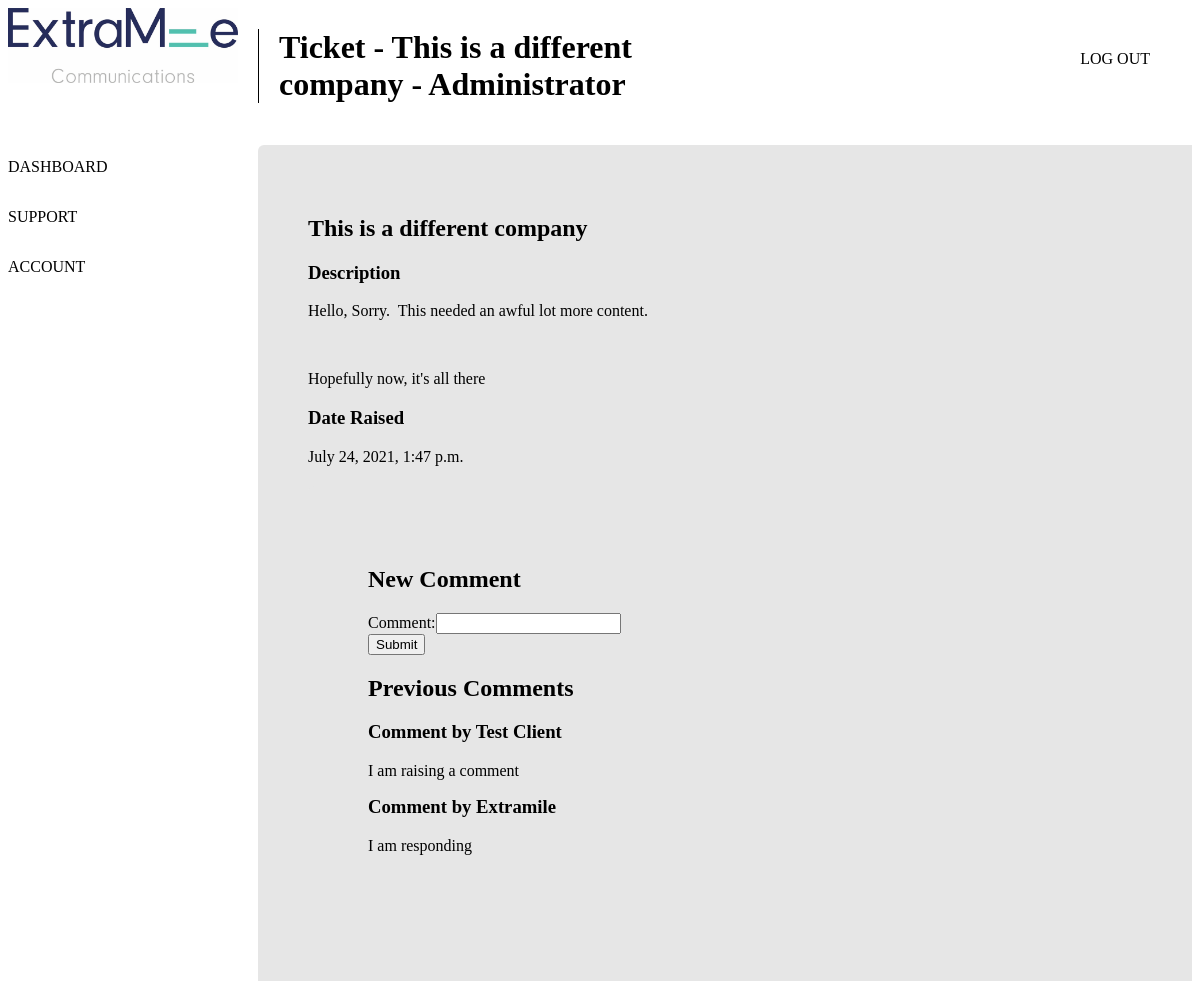
Screenshot of /comment/3/ (signed in) with the database file from the repository.
### tickets/models.py (models this page shows, shortened)
class Ticket(models.Model):
    client = models.ForeignKey(Client, on_delete=models.CASCADE)
    title = models.CharField(max_length = 50, default='')
    issue = models.TextField()
    wrike_number = models.CharField(max_length = 10)
    severity = models.CharField(
        max_length=2,
        choices = [
        ('ST', 'Standard'),
        ('HI','High'),
        ('VH','Very High'),
        ('CR','Critical')
        ]
    )
    hours_predicted = models.FloatField(default=0)
    hours_used = models.FloatField(default=0)
    customer_feedback_requested = models.BooleanField(default=False)
    resolved = models.BooleanField(default=False)
    date_created = models.DateTimeField('Date Created')
    date_updated = models.DateTimeField('Date Updated', null=True)
    file_upload = models.FileField(null=True)

class Comment(models.Model):
    ticket = models.ForeignKey(Ticket, on_delete=models.CASCADE)
    sender = models.ForeignKey(Client, on_delete=models.CASCADE, null=True, blank=True)
    comment = models.TextField()
    date_sent = models.DateTimeField('Date Sent', blank=True)

class Client(models.Model):
    user = models.OneToOneField(settings.AUTH_USER_MODEL, on_delete=models.CASCADE, null=True)
    client_name = models.CharField(max_length=200)
    client_email = models.EmailField()
    client_address = models.CharField(max_length=200, null = True, blank = True)
    client_registered_company_number = models.CharField(max_length=30, null = True, blank = True)
    live_client = models.BooleanField (default=True)
    date_registered = models.DateTimeField('Date Registered')
    contract_type = models.ForeignKey(Contract, on_delete=models.CASCADE)
    contract_start_date = models.DateTimeField()
    contracted_monthly_service_hours = models.FloatField(default=1)
    contracted_monthly_SEM_hours = models.FloatField(default=0)
    paid_extra_hours = models.FloatField(default=0)
    hours_used_this_month = models.FloatField(default=0)
    discontented_client = models.BooleanField(default=False)
    priority_client = models.BooleanField(default=False)
    def __str__(self):
        return self.client_name

### tickets/views.py (the view)
# urls.py: path('comment/<int:number>/', views.comment, name='comment'),
def comment(request, number):
    if not request.user.is_authenticated:
        return redirect('/')
    company = Client.objects.filter(user=request.user).first()
    ticket = Ticket.objects.filter(pk = number).first()
    if company != ticket.client:
        if request.user.is_staff != True:
            return redirect('/')
    form = CommentForm({'commmenter': company.client_name, 'comment': '', 'file': '',})
    comments = Comment.objects.filter(ticket = number).all()
    return render(request,'tickets/comment.html', {'company':company, 'form':form, 'ticket': ticket, 'comments':comments,})

### tickets/forms.py
class CommentForm(forms.Form):
    commenter = forms.CharField(widget=forms.HiddenInput(), required = False)
    comment = forms.CharField(widget=TinyMCE(attrs={'cols': 80, 'rows': 30}), required = False)
    hcaptcha = hCaptchaField()

### tickets/templates/tickets/comment.html (shortened to what this page needs)
{% extends 'base.html' %}
{% load jsonify %}
{% block content %}
    <div class="page-wrap">
      <div class="main-wrap">
        <div class="sidebar">
          <img src="/static/img/logo.jpg" alt="logo">
          <a href="/dashboard">Dashboard</a>
          <a href="/support">Support</a>
          <a href="/account">Account</a>
        </div>
        <div class="main_content admin-tickets">
          <div class="head_section">
            <h1 class='head-title'> Ticket - {{ ticket.title }} - Administrator</h1>
          </div>
          <div class="admin-tickets_section">
            <div class="ticket">
            <h2>{{ ticket.title }}</h2>
            <h3>Description</h3>
            <p>{{ ticket.issue|safe }}</p>
            <h3>Date Raised</h3>
            <p>{{ ticket.date_created }}</p>
            <div class="comments">
              <div class="new">
                <h2>New Comment</h2>
                <form class="newcommentform" action = "./post/" method="post">
                  {{ form }}<br>
                  <button type="submit" name="button">Submit</button>
                </form>
              </div>
              <h2>Previous Comments</h2>
              {% for comment in comments  %}
                <h3>Comment by {{ comment.sender }}</h3>
                <p>{{ comment.comment|safe }}</p>
              {% endfor %}
            </div>
          </div>
        </div>
      </div>
    </div>
{% endblock content %}

### tickets/static/css/style.css (style rules this page uses)
.sidebar { display: grid; grid-template-rows: 150px 50px 50px 50px; }
.head_section .head-title { border-left: 1px solid black; padding-left: 20px; }
div.admin-tickets { display: grid; grid-template-rows: auto auto; grid-gap: 20px; }
div.admin-tickets .admin-tickets_section { background-color: #e6e6e6; padding: 50px; border-radius: 6px 0 0 0; margin-bottom: 20px; }
div.admin-tickets .comments { margin-top: 20px; background-color: #e6e6e6; border-radius: 6px 0 0 0; padding: 60px; position: relative; }
div.admin-tickets .comments h3 { margin-top: 0; }
html { background: white; font-family: 'neuzeit-grotesk'; }
.main-wrap { display: grid; grid-template-columns: 250px 1fr; }
.sidebar img { max-width: 230px; }
.sidebar a { text-decoration: none; text-transform: uppercase; color: black; }
.head_section h1 { max-width: 90vw; }
@media only screen and (min-width: 700px) { .head_section h1 { width: calc(0.35 * 100vw); } }

### rows the page displays
Ticket: title "This is a different company", issue "Hello, Sorry. This needed an awful lot more content. Hopefully now, it's all there", date_created "July 24, 2021, 1:47 p.m."
Comment: sender "Test Client", comment "I am raising a comment"
Comment: sender "Extramile", comment "I am responding"
